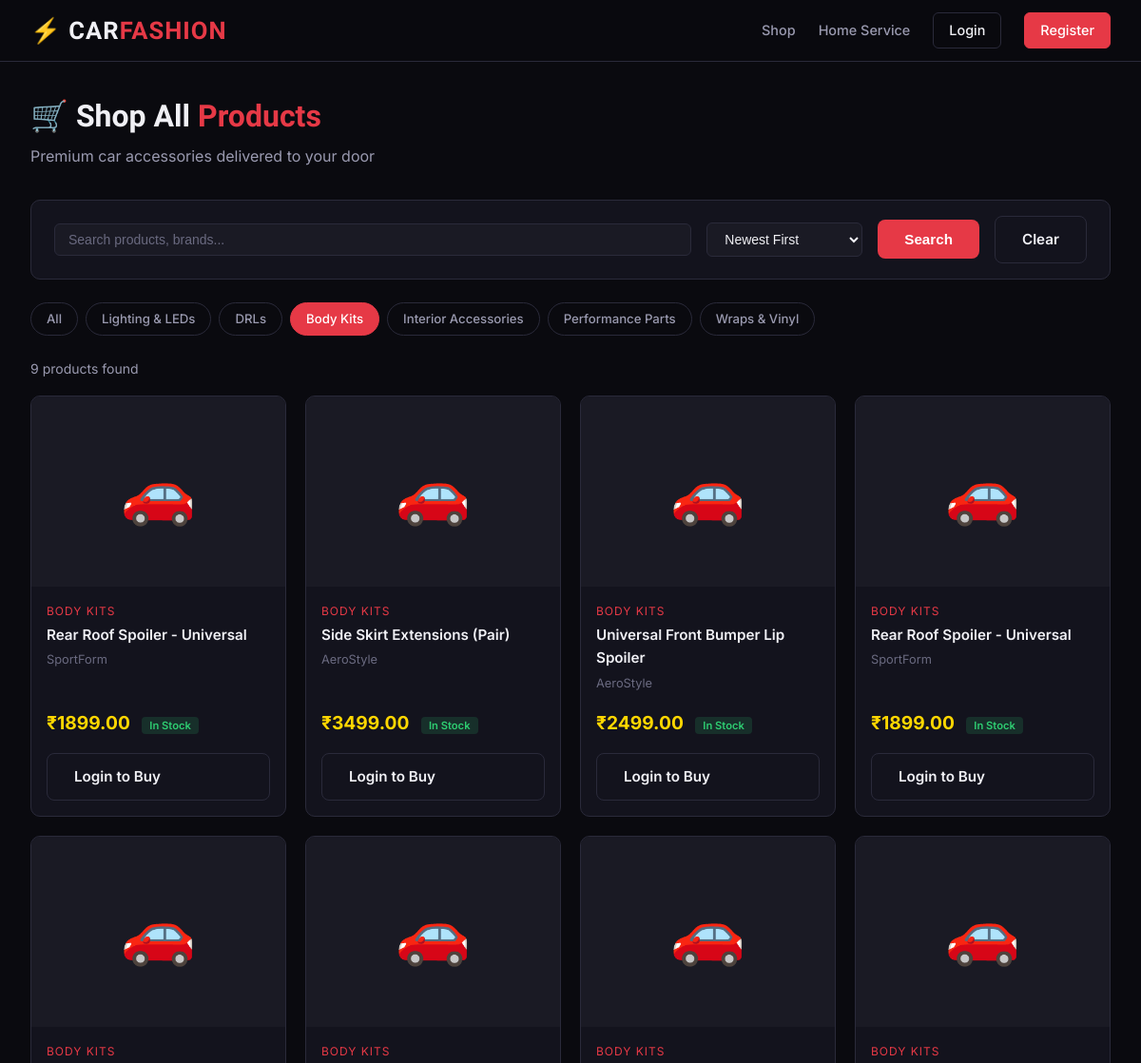
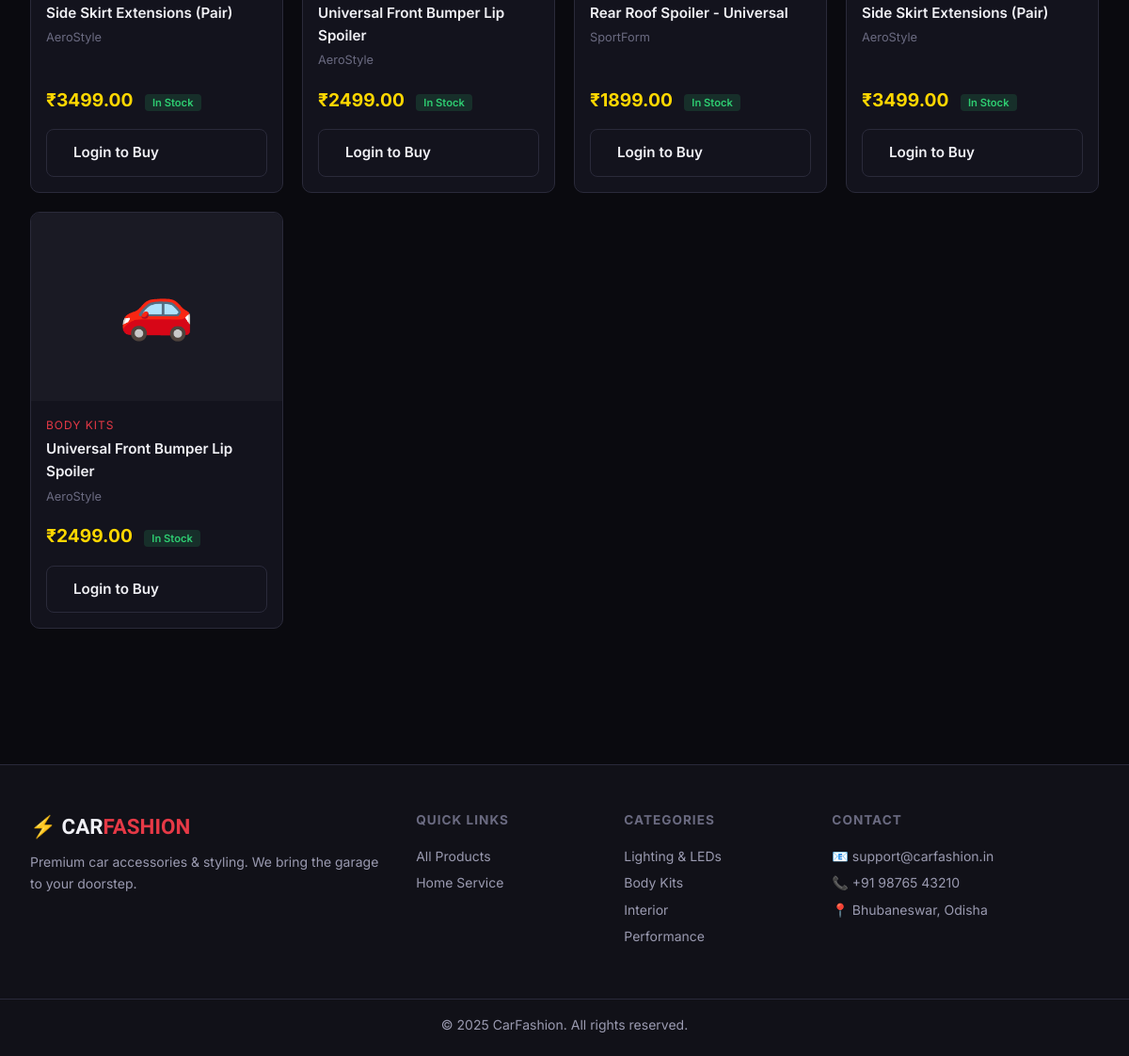
The page /products/?category=body-kits on the database its author committed (2 pictures, top to bottom).
### store/models.py (models this page shows, shortened)
class Category(models.Model):
    name = models.CharField(max_length=100)
    slug = models.SlugField(unique=True)
    description = models.TextField(blank=True)
    image = models.ImageField(upload_to='categories/', blank=True, null=True)
    class Meta:
        verbose_name_plural = 'Categories'

class Product(models.Model):
    category = models.ForeignKey(Category, on_delete=models.CASCADE, related_name='products')
    name = models.CharField(max_length=200)
    slug = models.SlugField(unique=True)
    description = models.TextField()
    price = models.DecimalField(max_digits=10, decimal_places=2)
    stock = models.PositiveIntegerField(default=0)
    image = models.ImageField(upload_to='products/', blank=True, null=True)
    brand = models.CharField(max_length=100, blank=True)
    is_available = models.BooleanField(default=True)
    is_featured = models.BooleanField(default=False)
    created_at = models.DateTimeField(auto_now_add=True)
    updated_at = models.DateTimeField(auto_now=True)
    @property
    def in_stock(self):
        return self.stock > 0

### store/views.py (the view)
# urls.py: path('products/', views.product_list, name='product_list'),
def product_list(request):
    products = Product.objects.filter(is_available=True)
    categories = Category.objects.all()
    category_slug = request.GET.get('category')
    search_query = request.GET.get('q')
    sort_by = request.GET.get('sort', 'newest')
    if category_slug:
        products = products.filter(category__slug=category_slug)
    if search_query:
        products = products.filter(
            Q(name__icontains=search_query) |
            Q(description__icontains=search_query) |
            Q(brand__icontains=search_query)
        )
    if sort_by == 'price_asc':
        products = products.order_by('price')
    elif sort_by == 'price_desc':
        products = products.order_by('-price')
    else:
        products = products.order_by('-created_at')
    context = {
        'products': products,
        'categories': categories,
        'selected_category': category_slug,
        'search_query': search_query,
        'sort_by': sort_by,
    }
    return render(request, 'store/product_list.html', context)

### store/context_processors.py (called while the page is built)
def cart_count(request):
    count = 0
    if request.user.is_authenticated:
        try:
            cart = Cart.objects.get(user=request.user)
            count = cart.item_count
        except Cart.DoesNotExist:
            pass
    return {'cart_count': count}

### store/templates/store/product_list.html (shortened to what this page needs)
{% extends 'base.html' %}
{% block content %}
<div class="page-header">
  <h1>🛒 Shop All <span style="color:var(--accent)">Products</span></h1>
  <p style="color:var(--text2);">Premium car accessories delivered to your door</p>
</div>
<form method="get" class="filter-bar">
  <input type="text" name="q" value="{{ search_query|default:'' }}" placeholder="Search products, brands...">
  <select name="sort" onchange="this.form.submit()">
    <option value="newest" {% if sort_by == 'newest' %}selected{% endif %}>Newest First</option>
  </select>
  <button type="submit" class="btn btn-red">Search</button>
  {% if search_query or selected_category %}
  <a href="{% url 'product_list' %}" class="btn btn-ghost">Clear</a>
  {% endif %}
</form>
<div class="cat-pills">
  <a href="{% url 'product_list' %}" class="cat-pill {% if not selected_category %}active{% endif %}">All</a>
  {% for category in categories %}
  <a href="?category={{ category.slug }}{% if search_query %}&q={{ search_query }}{% endif %}"
     class="cat-pill {% if selected_category == category.slug %}active{% endif %}">
    {{ category.name }}
  </a>
  {% endfor %}
</div>
{% if products %}
<div style="color:var(--text2); font-size:.875rem; margin-bottom:1rem;">
  {{ products|length }} product{{ products|length|pluralize }} found
</div>
<div class="product-grid">
  {% for product in products %}
  <div class="product-card">
    <a href="{% url 'product_detail' product.slug %}">
      <div class="product-img">
        {% if product.image %}<img src="{{ product.image.url }}" alt="{{ product.name }}">
        {% else %}
          {% if "led" in product.name|lower or "light" in product.name|lower %}💡
          {% elif "drl" in product.name|lower %}🔦
          {% elif "seat" in product.name|lower or "interior" in product.category.name|lower %}🪑
          {% elif "wrap" in product.name|lower %}🎨
          {% else %}🚗{% endif %}
        {% endif %}
      </div>
    </a>
    <div class="product-body">
      <div class="product-category">{{ product.category.name }}</div>
      <a href="{% url 'product_detail' product.slug %}">
        <div class="product-name">{{ product.name }}</div>
      </a>
      {% if product.brand %}<div class="product-brand">{{ product.brand }}</div>{% endif %}
      <div style="margin-top:auto; padding-top:8px;">
        <span class="product-price">₹{{ product.price }}</span>
        {% if product.in_stock %}
          <span class="product-stock-badge in-stock">In Stock</span>
        {% else %}
          <span class="product-stock-badge out-of-stock">Out of Stock</span>
        {% endif %}
      </div>
    </div>
    <div class="product-footer">
      {% if user.is_authenticated %}
        {% if product.in_stock %}
          <a href="{% url 'add_to_cart' product.id %}" class="btn btn-red btn-add">Add to Cart</a>
        {% else %}
          <button class="btn btn-ghost btn-add" disabled style="opacity:.5;">Out of Stock</button>
        {% endif %}
      {% else %}
        <a href="{% url 'login' %}" class="btn btn-ghost btn-add">Login to Buy</a>
      {% endif %}
    </div>
  </div>
  {% endfor %}
</div>
{% endif %}
{% endblock %}

### static/store/css/main.css (style rules this page uses)
*, *::before, *::after { box-sizing: border-box; margin: 0; padding: 0; }
:root { --bg: #0a0a0f; --bg2: #111118; --bg3: #1a1a24; --card: #13131d; --border: #2a2a3a; --accent: #e63946; --accent2: #ff6b35; --gold: #ffd700; --text: #f0f0f5; --text2: #9a9ab0; --text3: #6a6a80; --green: #2ecc71; --radius: 10px; --shadow: 0 4px 24px rgba(0,0,0,0.5); }
body { font-family: 'Inter', sans-serif; background: var(--bg); color: var(--text); line-height: 1.6; min-height: 100vh; }
a { color: inherit; text-decoration: none; }
.btn { display: inline-flex; align-items: center; gap: 8px; padding: 12px 28px; border-radius: 8px; font-weight: 600; font-size: 0.95rem; cursor: pointer; transition: all .2s; border: none; text-decoration: none; }
.btn-red { background: var(--accent); color: white; }
.btn-ghost { background: transparent; color: var(--text); border: 1px solid var(--border); }
.product-grid { display: grid; grid-template-columns: repeat(auto-fill, minmax(240px, 1fr)); gap: 1.25rem; margin-bottom: 3rem; }
.product-card { background: var(--card); border: 1px solid var(--border); border-radius: var(--radius); overflow: hidden; transition: all .2s; display: flex; flex-direction: column; }
.product-img { aspect-ratio: 4/3; overflow: hidden; background: var(--bg3); display: flex; align-items: center; justify-content: center; font-size: 4rem; }
.product-body { padding: 1rem; flex: 1; display: flex; flex-direction: column; }
.product-category { font-size: 0.75rem; color: var(--accent); text-transform: uppercase; letter-spacing: 1px; margin-bottom: 4px; }
.product-name { font-weight: 600; font-size: 0.95rem; margin-bottom: 4px; color: var(--text); }
.product-brand { font-size: 0.8rem; color: var(--text3); margin-bottom: 8px; }
.product-price { font-size: 1.2rem; font-weight: 700; color: var(--gold); margin-top: auto; }
.product-stock-badge { font-size: 0.7rem; padding: 2px 8px; border-radius: 4px; margin-left: 8px; font-weight: 600; }
.in-stock { background: rgba(46,204,113,0.15); color: var(--green); }
.product-footer { padding: 0 1rem 1rem; }
.btn-add { width: 100%; }
.filter-bar { background: var(--card); border: 1px solid var(--border); border-radius: var(--radius); padding: 1rem 1.5rem; margin-bottom: 1.5rem; display: flex; gap: 1rem; flex-wrap: wrap; align-items: center; }
.filter-bar input, .filter-bar select { background: var(--bg3); border: 1px solid var(--border); color: var(--text); padding: 8px 14px; border-radius: 6px; font-size: 0.875rem; }
.filter-bar input { flex: 1; min-width: 200px; }
.filter-bar input::placeholder { color: var(--text3); }
.cat-pills { display: flex; flex-wrap: wrap; gap: 8px; margin-bottom: 1.5rem; }
.cat-pill { padding: 6px 16px; border-radius: 20px; font-size: 0.825rem; font-weight: 500; border: 1px solid var(--border); color: var(--text2); cursor: pointer; transition: all .2s; }
.cat-pill:hover, .cat-pill.active { background: var(--accent); border-color: var(--accent); color: white; }
.page-header { margin-bottom: 2rem; }
.page-header h1 { font-family: 'Rajdhani', sans-serif; font-size: 2rem; font-weight: 700; }
.page-header p { color: var(--text2); margin-top: 4px; }

### rows shown on the page
Category: name "Lighting & LEDs"
Category: name "DRLs"
Category: name "Body Kits"
Category: name "Interior Accessories"
Category: name "Performance Parts"
Category: name "Wraps & Vinyl"
Product: category.name "BODY KITS", name "Rear Roof Spoiler - Universal", brand "SportForm", price "1899.00", stock "In Stock"
Product: category.name "BODY KITS", name "Side Skirt Extensions (Pair)", brand "AeroStyle", price "3499.00", stock "In Stock"
Product: category.name "BODY KITS", name "Universal Front Bumper Lip Spoiler", brand "AeroStyle", price "2499.00", stock "In Stock"
Product: category.name "BODY KITS", name "Rear Roof Spoiler - Universal", brand "SportForm", price "1899.00", stock "In Stock"
Product: category.name "BODY KITS", name "Side Skirt Extensions (Pair)", brand "AeroStyle", price "3499.00", stock "In Stock"
Product: category.name "BODY KITS", name "Universal Front Bumper Lip Spoiler", brand "AeroStyle", price "2499.00", stock "In Stock"
Product: category.name "BODY KITS", name "Rear Roof Spoiler - Universal", brand "SportForm", price "1899.00", stock "In Stock"
Product: category.name "BODY KITS", name "Side Skirt Extensions (Pair)", brand "AeroStyle", price "3499.00", stock "In Stock"
Product: category.name "BODY KITS", name "Universal Front Bumper Lip Spoiler", brand "AeroStyle", price "2499.00", stock "In Stock"

### other values the page prints
{{ products|length }} "9"
